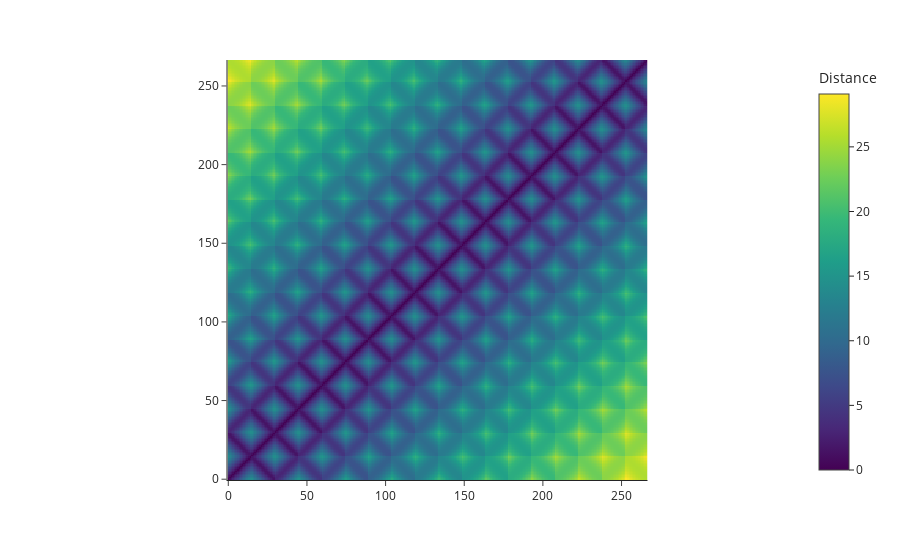

The code cell stored with this chart in its notebook:
### Code cell
fig = px.imshow(dist_matrix, origin='lower', labels={'color':'Distance'})
fig.show()

### Figure 1 — Plotly figure (JSON) as saved in the notebook; plotly's stock layout.template omitted (floating-point values rounded to 4 significant figures; data arrays with more than 128 entries replaced by an {"elided": "..."} marker saying what was removed)
{"data": [{"coloraxis": "coloraxis", "hovertemplate": "x: %{x}<br>y: %{y}<br>Distance: %{z}<extra></extra>", "name": "0", "type": "heatmap", "xaxis": "x", "yaxis": "y", "z": {"elided": "267x267 float values"}}], "layout": {"coloraxis": {"colorbar": {"title": {"text": "Distance"}}, "colorscale": [[0, "#440154"], [0.1111, "#482878"], [0.2222, "#3e4989"], [0.3333, "#31688e"], [0.4444, "#26828e"], [0.5556, "#1f9e89"], [0.6667, "#35b779"], [0.7778, "#6ece58"], [0.8889, "#b5de2b"], [1, "#fde725"]]}, "margin": {"t": 60}, "xaxis": {"anchor": "y", "constrain": "domain", "domain": [0, 1], "scaleanchor": "y"}, "yaxis": {"anchor": "x", "autorange": true, "constrain": "domain", "domain": [0, 1]}}}
